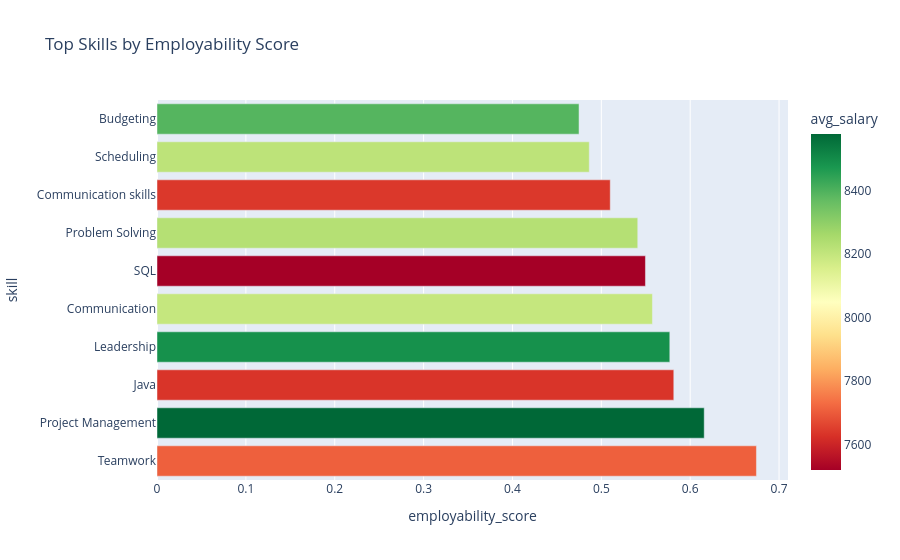

The notebook cell this image was saved under:
### Markdown cell above
## 6. Visualizing Market Insights
A. High-Value Skill Ranking
This visualization helps users identify which skills provide the best "bang for their buck."

### Code cell
top_10 = stats.head(10)
fig_score = px.bar(
    top_10, x='employability_score', y='skill', orientation='h',
    color='avg_salary', color_continuous_scale='RdYlGn',
    title='Top Skills by Employability Score'
)
fig_score.show()

### Figure 1 — Plotly figure (JSON) as saved in the notebook; plotly's stock layout.template omitted (floating-point values rounded to 4 significant figures)
{"data": [{"hovertemplate": "employability_score=%{x}<br>skill=%{y}<br>avg_salary=%{marker.color}<extra></extra>", "legendgroup": "", "marker": {"color": [7709.0, 8578.0, 7633.0, 8487.0, 8195.0, 7520.0, 8229.0, 7640.0, 8213.0, 8389.0], "coloraxis": "coloraxis", "pattern": {"shape": ""}}, "name": "", "orientation": "h", "showlegend": false, "textposition": "auto", "type": "bar", "x": [0.6746, 0.6158, 0.5815, 0.5771, 0.5575, 0.5496, 0.541, 0.51, 0.4864, 0.4749], "xaxis": "x", "y": ["Teamwork", "Project Management", "Java", "Leadership", "Communication", "SQL", "Problem Solving", "Communication skills", "Scheduling", "Budgeting"], "yaxis": "y"}], "layout": {"barmode": "relative", "coloraxis": {"colorbar": {"title": {"text": "avg_salary"}}, "colorscale": [[0, "rgb(165,0,38)"], [0.1, "rgb(215,48,39)"], [0.2, "rgb(244,109,67)"], [0.3, "rgb(253,174,97)"], [0.4, "rgb(254,224,139)"], [0.5, "rgb(255,255,191)"], [0.6, "rgb(217,239,139)"], [0.7, "rgb(166,217,106)"], [0.8, "rgb(102,189,99)"], [0.9, "rgb(26,152,80)"], [1, "rgb(0,104,55)"]]}, "legend": {"tracegroupgap": 0}, "title": {"text": "Top Skills by Employability Score"}, "xaxis": {"anchor": "y", "domain": [0, 1], "title": {"text": "employability_score"}}, "yaxis": {"anchor": "x", "domain": [0, 1], "title": {"text": "skill"}}}}
